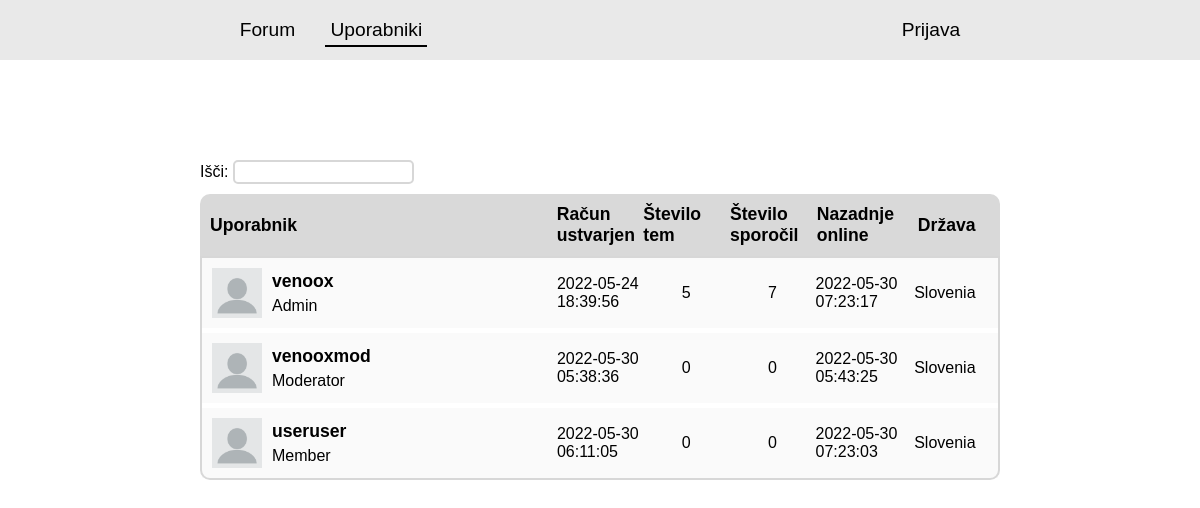
/code/index.php/users, run on the app's committed database.
### tables this page shows
CREATE TABLE `user` (
  `id` int(11) NOT NULL AUTO_INCREMENT,
  `username` varchar(50) NOT NULL,
  `email` varchar(50) NOT NULL,
  `password` varchar(64) NOT NULL,
  `role` int(11) NOT NULL,
  `bio` text DEFAULT NULL,
  `profile_picture` text NOT NULL DEFAULT 'assets/profile_pictures/default.png',
  `country` int(11) NOT NULL,
  `joined_at` timestamp NOT NULL DEFAULT current_timestamp(),
  `last_active` timestamp NOT NULL DEFAULT current_timestamp(),
  PRIMARY KEY (`id`),
  UNIQUE KEY `username` (`username`),
  UNIQUE KEY `email` (`email`),
  KEY `role` (`role`),
  KEY `country` (`country`),
  CONSTRAINT `user_ibfk_2` FOREIGN KEY (`role`) REFERENCES `role` (`id`),
  CONSTRAINT `user_ibfk_3` FOREIGN KEY (`country`) REFERENCES `country` (`id`)
);

CREATE TABLE `role` (
  `id` int(11) NOT NULL AUTO_INCREMENT,
  `role` varchar(20) NOT NULL,
  PRIMARY KEY (`id`)
);

CREATE TABLE `country` (
  `id` int(11) NOT NULL AUTO_INCREMENT,
  `name` tinytext NOT NULL,
  PRIMARY KEY (`id`)
);

### code/controller/UserController.php (called while the page is built, shortened)
<?php
require_once 'model/UserDB.php';
class UserController {
    public static function users() {
        $users = UserDB::getUsersInfo();
        $vars = [
            "users" => $users
        ];
        ViewHelper::render("view/users-index.php", $vars);
    }
}

### code/model/UserDB.php (called while the page is built, shortened)
<?php
class UserDB extends CRUD {
    public static function getUsersInfo($search_term = "") {
        $db = DBInit::getInstance();
        $statement = $db->prepare("
        SELECT
            user.id,
            username,
            role.role,
            joined_at,
            last_active,
            profile_picture,
            country.name AS country_name,
            (SELECT COUNT(*) FROM thread WHERE thread.original_poster = user.id) as thread_count,
            (SELECT COUNT(*) FROM post WHERE post.thread IN (SELECT id FROM thread WHERE thread.original_poster = user.id)) as post_count
        FROM user, role, country
        WHERE user.role = role.id AND user.country = country.id AND user.username LIKE :search_term;");
        $statement->bindValue(":search_term", "%$search_term%");
        $statement->execute();
        return $statement->fetchAll(PDO::FETCH_ASSOC);
    }
}

### code/view/users-index.php (the view, shortened to what this page needs)
<?php
include "html-header.php";
include "menu.php";
?>
<body>
    <main>
        <div class="search">
            <label>Išči: <input id="search" type="text"/></label>
        </div>
        <div class="main-header users">
            <div class="user-column">Uporabnik</div>
            <div class="created-column">Račun ustvarjen</div>
            <div class="thread-count-column">Število tem</div>
            <div class="post-count-column">Število sporočil</div>
            <div class="last-online-column">Nazadnje online</div>
            <div class="country-column">Država</div>
        </div>
        <div class="section-box">
            <div class="section-content">
                <?php foreach ($users as $user): ?>
                <div class="user">
                    <div class="user-column">
                        <img width="50px" src="<?= explode("index.php", BASE_URL)[0] . $user["profile_picture"] ?>" />
                        <div class="user-info">
                            <a class="user-name" href="<?= BASE_URL . "user?id=" . $user["id"] ?>"><?= $user["username"] ?></a>
                            <div class="user-role"><?= $user["role"] ?></div>
                        </div>
                    </div>
                    <div class="created-column">
                        <?= $user["joined_at"] ?>
                    </div>
                    <div class="thread-count-column">
                        <?= $user["thread_count"] ?>
                    </div>
                    <div class="post-count-column">
                        <?= $user["post_count"] ?>
                    </div>
                    <div class="last-online-column">
                        <?= $user["last_active"] ?>
                    </div>
                    <div class="country-column">
                        <?= $user["country_name"] ?>
                    </div>
                </div>
                <?php endforeach; ?>
            </div>
        </div>
    </main>
</body>

### code/assets/style.css (style rules this page uses)
* { margin: 0; padding: 0; font-family: Poppins, sans-serif; }
a { text-decoration: none; color: black; }
main { padding: 50px 25px; }
.main-header { display: none; border-radius: 10px 10px 0 0; }
.section-content { border: 2px solid var(--border-gray); border-radius: 0 0 10px 10px; }
@media screen and (min-width: 1200px) { .main-header { display: flex; padding: 10px; } }
@media screen and (min-width: 1200px) { .main-header > div { font-size: 1.1rem; font-weight: 600; } }
@media screen and (min-width: 1200px) { main { padding: 100px 200px; } }
@media screen and (min-width: 1200px) { .main-header { display: flex; align-items: center; background-color: var(--main-gray); } }
.user { padding: 10px; background-color: var(--background-gray); margin-bottom: 5px; display: flex; flex-direction: column; }
.user-column { display: flex; flex: 4; }
.user-column > img { margin-right: 10px; }
.user-info { display: flex; flex-direction: column; justify-content: center; }
.user-name { font-weight: 600; margin-bottom: 5px; font-size: 1.1rem; }
.created-column { display: none; }
.thread-count-column { display: none; }
.post-count-column { display: none; }
.last-online-column { display: none; }
.country-column { display: none; }
.search { margin-bottom: 10px; }
.user:last-child { margin-bottom: 0; }
@media screen and (min-width: 1200px) { .user { flex-direction: row; align-items: center; } }
@media screen and (min-width: 1200px) { .created-column { display: flex; justify-content: center; flex: 1; } }
@media screen and (min-width: 1200px) { .thread-count-column { display: flex; justify-content: center; flex: 1; } }
@media screen and (min-width: 1200px) { .post-count-column { display: flex; justify-content: center; flex: 1; } }
@media screen and (min-width: 1200px) { .last-online-column { display: flex; justify-content: center; flex: 1; } }
@media screen and (min-width: 1200px) { .country-column { display: flex; justify-content: center; flex: 1; } }
label { display: flex; flex-direction: column; }
input:not([type=submit]) { border: 2px solid var(--border-gray); border-radius: 5px; min-height: 20px; }
@media screen and (min-width: 1200px) { label { display: initial; } }

### data on the page
user: profile_picture (placeholder picture), username "venoox", role.role "Admin", joined_at "2022-05-24 18:39:56", thread_count "5", post_count "7", last_active "2022-05-30 07:23:17", country.name "Slovenia"
user: profile_picture (placeholder picture), username "venooxmod", role.role "Moderator", joined_at "2022-05-30 05:38:36", thread_count "0", post_count "0", last_active "2022-05-30 05:43:25", country.name "Slovenia"
user: profile_picture (placeholder picture), username "useruser", role.role "Member", joined_at "2022-05-30 06:11:05", thread_count "0", post_count "0", last_active "2022-05-30 07:23:03", country.name "Slovenia"

### other printed values
$link["name"] "Forum"
$link["name"] "Uporabniki"
$link["name"] "Prijava"
